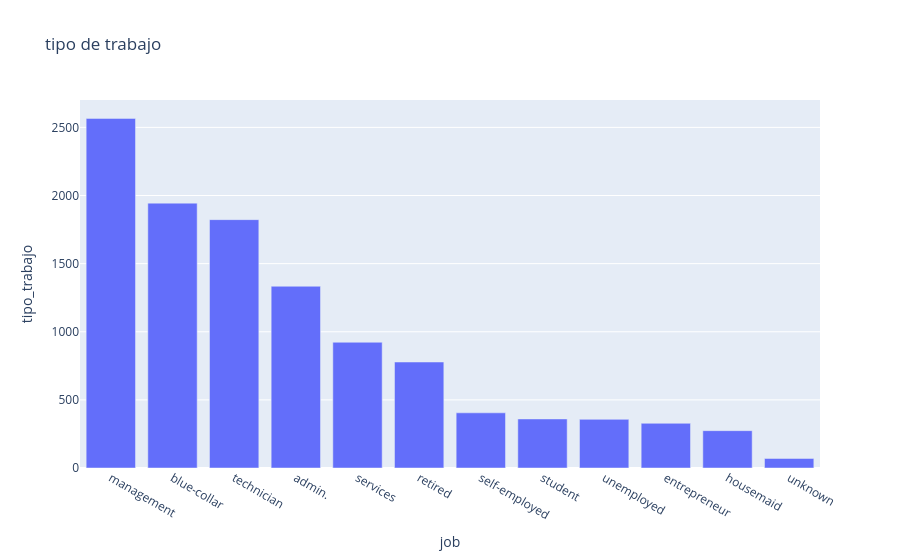

The notebook cell saved with this chart:
### Markdown cell above
### Tipo de trabajo

### Code cell
# Grafico con plotly de una sola variable categorica

tipo_trabajo = df["job"].value_counts().reset_index()
tipo_trabajo.columns = ["job", "tipo_trabajo"]

fig = px.bar(tipo_trabajo, x="job", y="tipo_trabajo", title = "tipo de trabajo")
fig.show()

### Figure 1 — Plotly figure (JSON) as saved in the notebook; plotly's stock layout.template omitted (floating-point values rounded to 4 significant figures)
{"data": [{"alignmentgroup": "True", "hovertemplate": "job=%{x}<br>tipo_trabajo=%{y}<extra></extra>", "legendgroup": "", "marker": {"color": "#636efa", "pattern": {"shape": ""}}, "name": "", "offsetgroup": "", "orientation": "v", "showlegend": false, "textposition": "auto", "type": "bar", "x": ["management", "blue-collar", "technician", "admin.", "services", "retired", "self-employed", "student", "unemployed", "entrepreneur", "housemaid", "unknown"], "xaxis": "x", "y": [2566, 1944, 1823, 1334, 923, 778, 405, 360, 357, 328, 274, 70], "yaxis": "y"}], "layout": {"autosize": true, "barmode": "relative", "legend": {"tracegroupgap": 0}, "title": {"text": "tipo de trabajo"}, "xaxis": {"anchor": "y", "autorange": true, "domain": [0, 1], "range": [-0.5, 11.5], "title": {"text": "job"}, "type": "category"}, "yaxis": {"anchor": "x", "autorange": true, "domain": [0, 1], "range": [0, 2701.0], "title": {"text": "tipo_trabajo"}, "type": "linear"}}}
